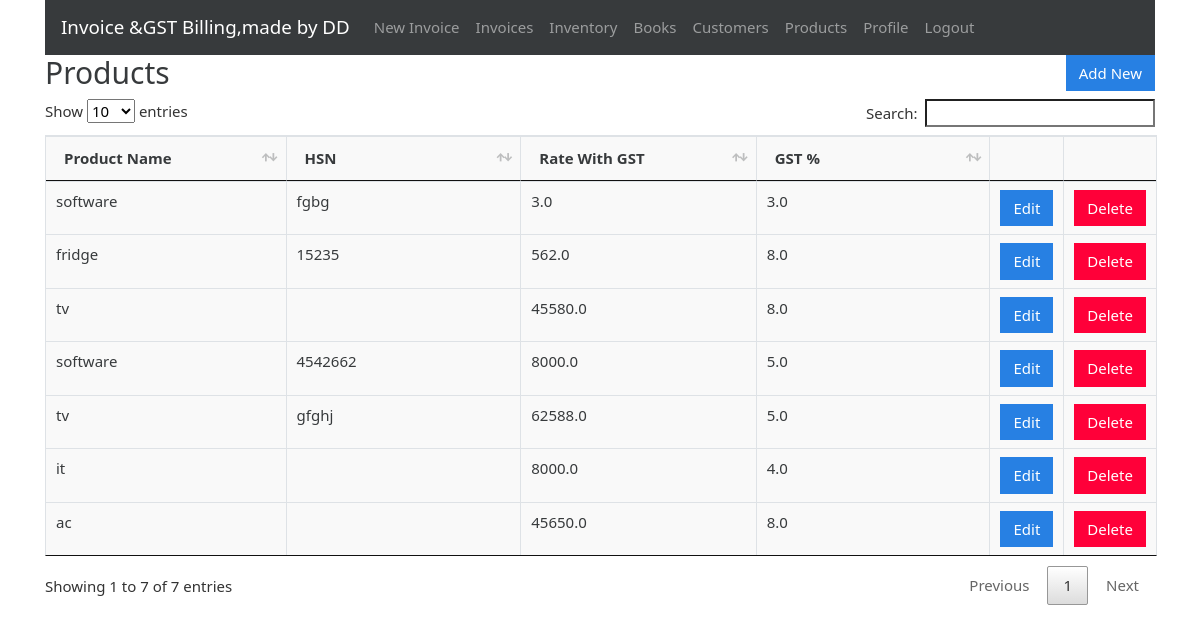
The page /products (signed in) on the database its author committed.
### gstbillingapp/models.py (models this page shows, shortened)
class Product(models.Model):
    user = models.ForeignKey(User, null=True, blank=True, on_delete=models.SET_NULL)
    product_name = models.CharField(max_length=200)
    product_hsn = models.CharField(max_length=50, null=True, blank=True)
    product_unit = models.CharField(max_length=50)
    product_gst_percentage = models.FloatField()
    product_rate_with_gst = models.FloatField()

### gstbillingapp/views.py (the view)
# urls.py: path('products', views.products, name='products'),
@login_required
def products(request):
    context = {}
    context['products'] = Product.objects.filter(user=request.user)
    return render(request, 'gstbillingapp/products.html', context)

### gstbillingapp/templates/gstbillingapp/products.html (shortened to what this page needs)
{% extends "gstbillingapp/base.html" %}
{% load static %}
{% block content %}
		<div class="row">
			<div class="col">
				<h2>Products</h2>
			</div>
			<div class="col">
				<a href="{% url 'product_add' %}" id="add_product_btn"><button type="button" class="btn btn-primary">Add New</button></a>
			</div>
		</div>
		<table class="table table-bordered" id="product-table">
			<thead>
				<tr>
					<th>Product Name</th>
					<th>HSN</th>
					<th>Rate With GST</th>
					<th>GST %</th>
					<th></th>
					<th></th>
				</tr>
			</thead>
			<tbody class="two-col-form">
				{% for product in products %}
				<tr>
	 				<td>{{product.product_name}}</td>
	 				<td>{{product.product_hsn}}</td>
	 				<td>{{product.product_rate_with_gst}}</td>
	 				<td>{{product.product_gst_percentage}}</td>
	 				<td><a href="{% url 'product_edit' product.id %}"><button type="button" class="btn btn-primary">Edit</button></a></td>
	 				<td><button type="button" class="btn btn-danger" data-toggle="modal" data-target="#productDeleteModal" data-product-id="{{product.id}}" data-product-name="{{product.product_name}}">Delete</button></td>
				</tr>
				{% endfor %}
			</tbody>
		</table>
{% endblock %}

### gstbillingapp/static/gstbillingapp/main.css (style rules this page uses)
.table-bordered td, .table-bordered th { padding: 0.25em; }
.table-bordered tbody td, .table-bordered tbody th, .table-bordered thead th, .table-bordered thead td { background: #f9f9f9; }
.two-col-form td, .two-col-form th { width: 25%; }
#add_customer_btn, #add_product_btn { float: right; }

### rows shown on the page
Product: product_name "software", product_hsn "fgbg", product_rate_with_gst "3.0", product_gst_percentage "3.0"
Product: product_name "fridge", product_hsn "15235", product_rate_with_gst "562.0", product_gst_percentage "8.0"
Product: product_name "tv", product_rate_with_gst "45580.0", product_gst_percentage "8.0"
Product: product_name "software", product_hsn "4542662", product_rate_with_gst "8000.0", product_gst_percentage "5.0"
Product: product_name "tv", product_hsn "gfghj", product_rate_with_gst "62588.0", product_gst_percentage "5.0"
Product: product_name "it", product_rate_with_gst "8000.0", product_gst_percentage "4.0"
Product: product_name "ac", product_rate_with_gst "45650.0", product_gst_percentage "8.0"
